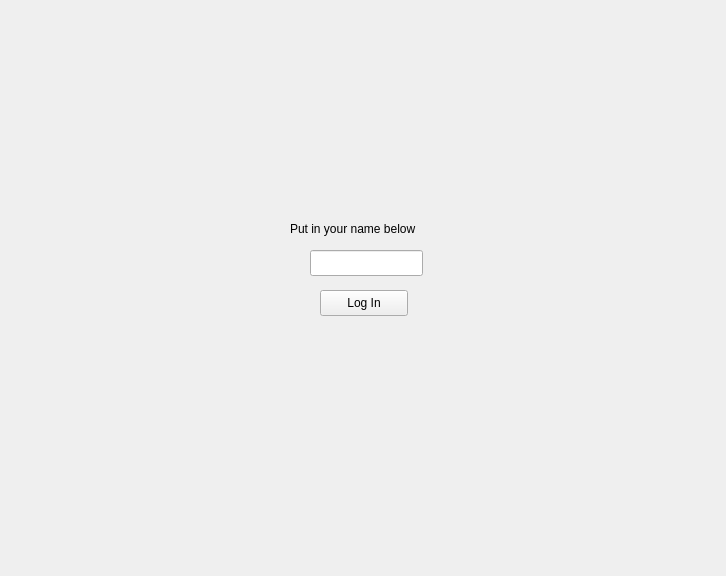
<?xml version="1.0" encoding="UTF-8"?>
<ui version="4.0">
 <class>LogInWindow</class>
 <widget class="QWidget" name="LogInWindow">
  <property name="geometry">
   <rect>
    <x>0</x>
    <y>0</y>
    <width>726</width>
    <height>576</height>
   </rect>
  </property>
  <property name="windowTitle">
   <string>Form</string>
  </property>
  <widget class="QLineEdit" name="UserName">
   <property name="geometry">
    <rect>
     <x>310</x>
     <y>250</y>
     <width>113</width>
     <height>26</height>
    </rect>
   </property>
  </widget>
  <widget class="QPushButton" name="LogIn">
   <property name="geometry">
    <rect>
     <x>320</x>
     <y>290</y>
     <width>88</width>
     <height>26</height>
    </rect>
   </property>
   <property name="text">
    <string>Log In</string>
   </property>
  </widget>
  <widget class="QLabel" name="label_6">
   <property name="geometry">
    <rect>
     <x>290</x>
     <y>220</y>
     <width>171</width>
     <height>18</height>
    </rect>
   </property>
   <property name="text">
    <string>Put in your name below</string>
   </property>
  </widget>
 </widget>
 <resources/>
 <connections/>
</ui>
